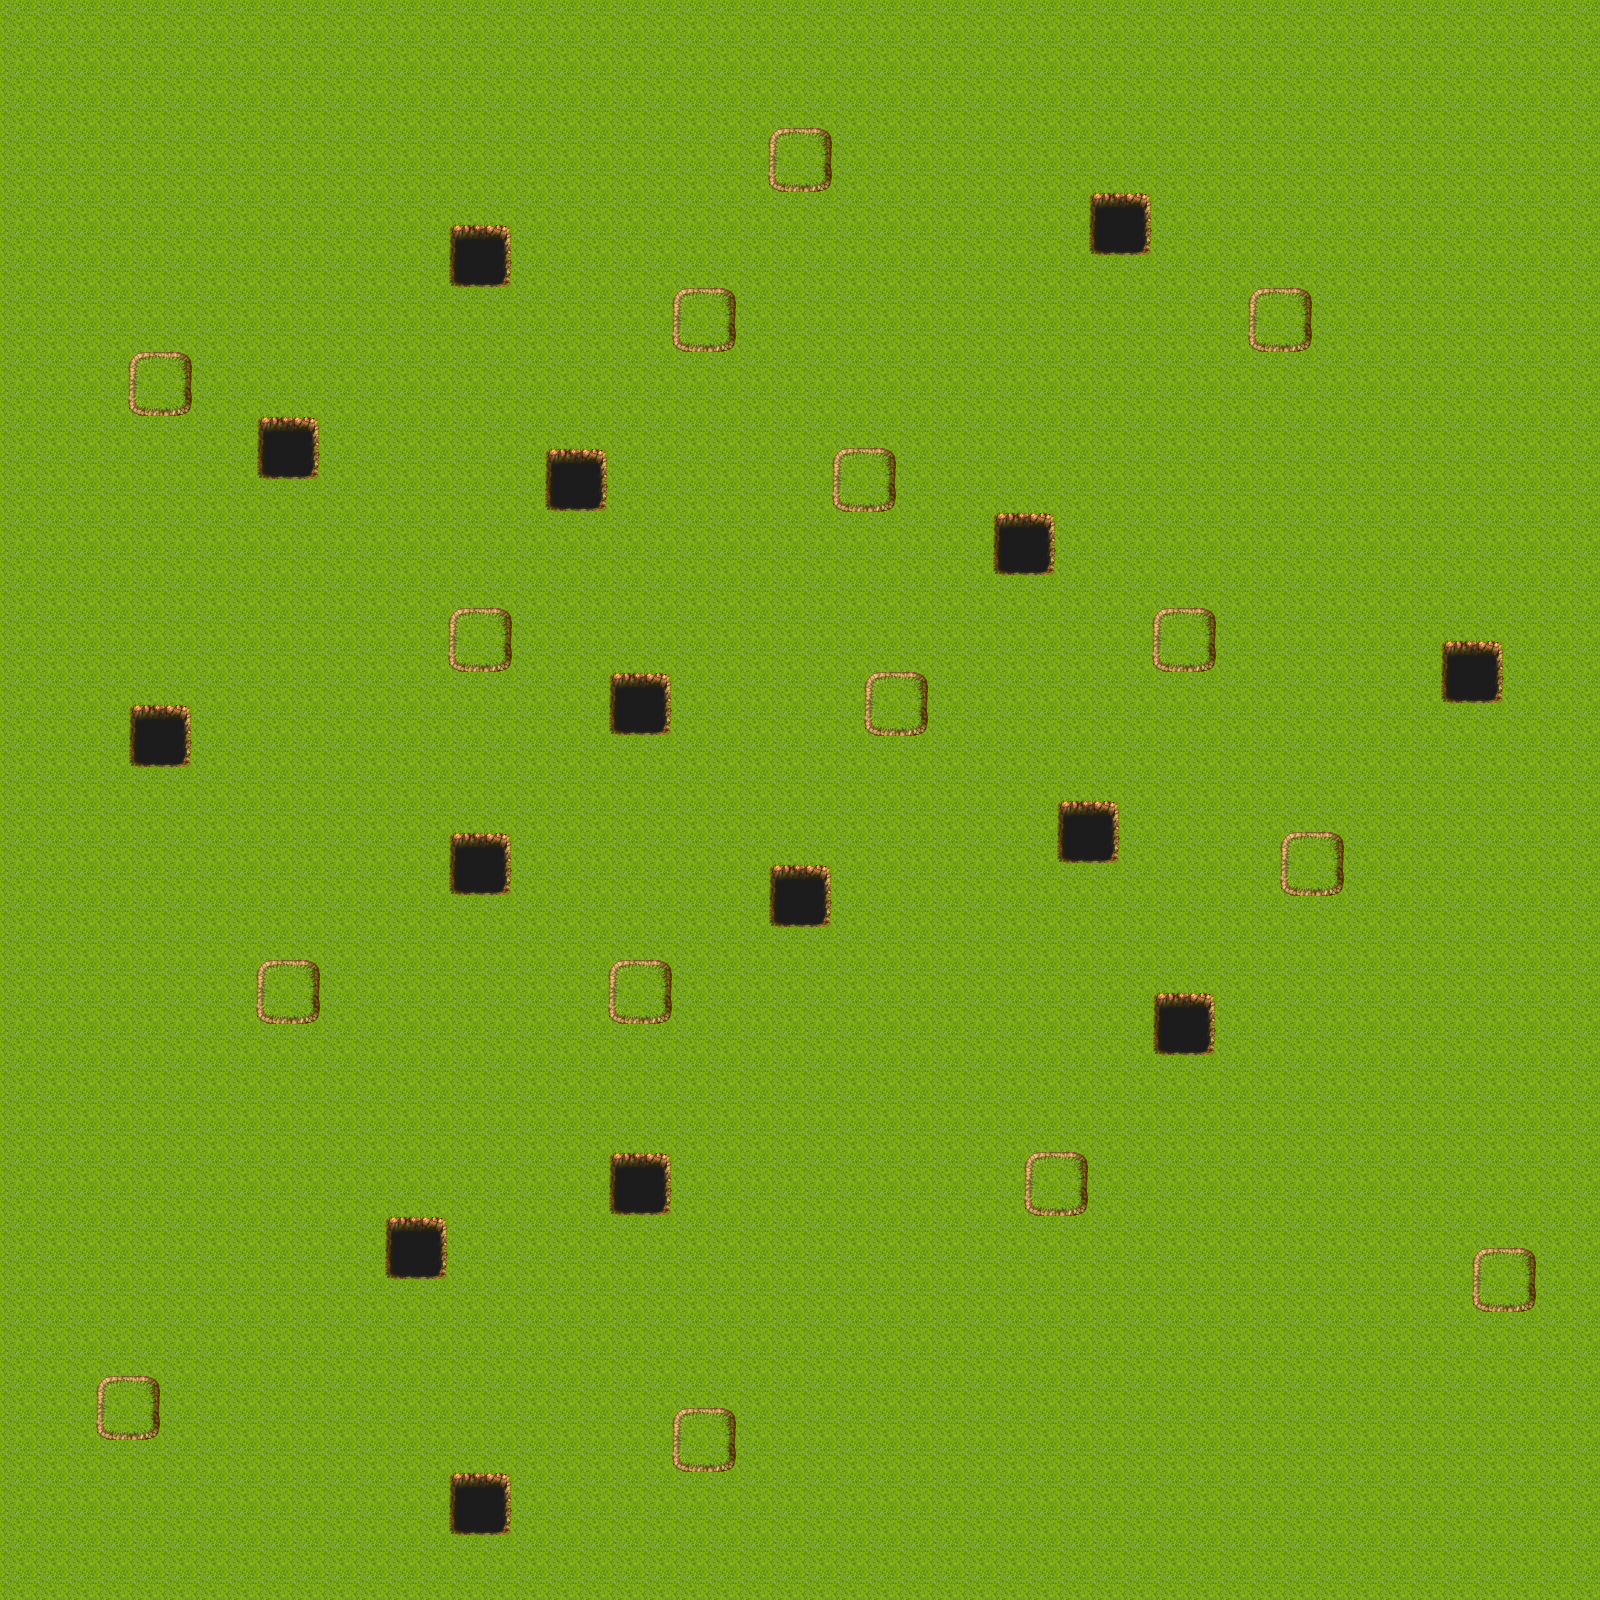

This game map was drawn from its Tiled (.tmx) file and the tilesets committed beside it. A one-line description and the trimmed map source follow:
An orthogonal 50x50 tile map with 32x32 px tiles, 1 tile layer (Tile Layer 1) and 30 objects.

<map version="1.0" orientation="orthogonal" renderorder="right-down" width="50" height="50" tilewidth="32" tileheight="32" nextobjectid="36">
 <tileset firstgid="1" name="GrassTileset" tilewidth="32" tileheight="32" tilecount="192">
  <image source="GrassTileset.png" width="512" height="384" />
 </tileset>
 <layer name="Tile Layer 1" width="50" height="50">
  <data>[2500 cells, 2500 non-empty, 9 distinct tile ids]</data>
 </layer>
 <objectgroup name="collision">
  <object id="1" x="448" y="224" width="64" height="64" />
  <object id="2" x="672" y="288" width="64" height="64" />
  <object id="3" x="768" y="128" width="64" height="64" />
  <object id="4" x="1088" y="192" width="64" height="64" />
  <object id="5" x="1248" y="288" width="64" height="64" />
  <object id="6" x="544" y="448" width="64" height="64" />
  <object id="7" x="256" y="416" width="64" height="64" />
  <object id="9" x="128" y="352" width="64" height="64" />
  <object id="10" x="832" y="448" width="64" height="64" />
  <object id="11" x="992" y="512" width="64" height="64" />
  <object id="12" x="1152" y="608" width="64" height="64" />
  <object id="14" x="1440" y="640" width="64" height="64" />
  <object id="15" x="1280" y="832" width="64" height="64" />
  <object id="16" x="1056" y="800" width="64" height="64" />
  <object id="17" x="864" y="672" width="64" height="64" />
  <object id="19" x="608" y="672" width="64" height="64" />
  <object id="20" x="448" y="608" width="64" height="64" />
  <object id="21" x="128" y="704" width="64" height="64" />
  <object id="22" x="448" y="832" width="64" height="64" />
  <object id="24" x="768" y="864" width="64" height="64" />
  <object id="26" x="1152" y="992" width="64" height="64" />
  <object id="27" x="1024" y="1152" width="64" height="64" />
  <object id="28" x="1472" y="1248" width="64" height="64" />
  <object id="29" x="608" y="1152" width="64" height="64" />
  <object id="30" x="672" y="1408" width="64" height="64" />
  <object id="31" x="448" y="1472" width="64" height="64" />
  <object id="32" x="256" y="960" width="64" height="64" />
  <object id="33" x="384" y="1216" width="64" height="64" />
  <object id="34" x="96" y="1376" width="64" height="64" />
  <object id="35" x="608" y="960" width="64" height="64" />
 </objectgroup>
</map>
